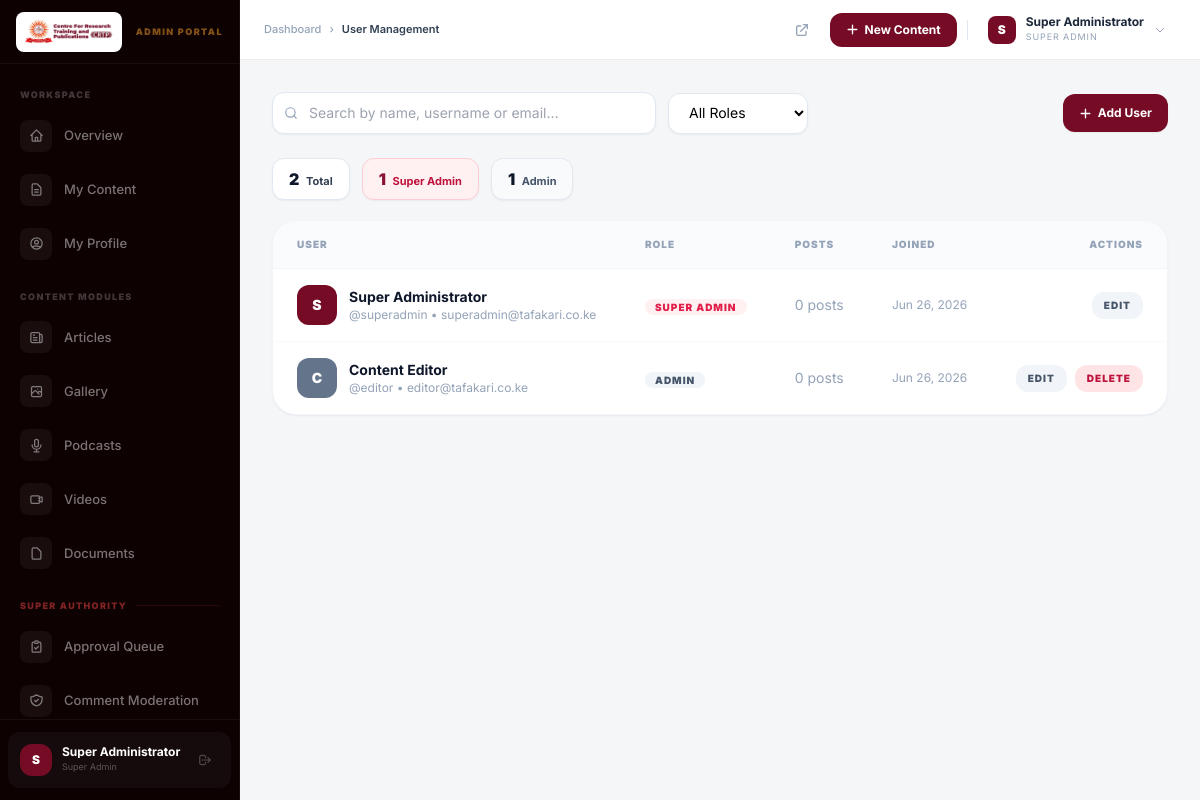
/admin/super/users.php (signed in), run on the app's committed database.
### tables this page shows
CREATE TABLE IF NOT EXISTS `User` (
  `id`        VARCHAR(191)                  NOT NULL,
  `name`      VARCHAR(191)                  NULL,
  `email`     VARCHAR(191)                  NULL,
  `username`  VARCHAR(191)                  NULL,
  `password`  VARCHAR(191)                  NOT NULL,
  `role`      ENUM('SUPER_ADMIN','ADMIN')    NOT NULL DEFAULT 'ADMIN',
  `createdAt` DATETIME(3)                   NOT NULL DEFAULT CURRENT_TIMESTAMP(3),
  `updatedAt` DATETIME(3)                   NOT NULL DEFAULT CURRENT_TIMESTAMP(3) ON UPDATE CURRENT_TIMESTAMP(3),

  PRIMARY KEY (`id`),
  UNIQUE KEY `User_email_key`    (`email`),
  UNIQUE KEY `User_username_key` (`username`)
);

### admin/super/users.php (the view, shortened to what the rows shown need)
<?php
require_once dirname(__DIR__, 2) . '/includes/auth.php';
require_once dirname(__DIR__, 2) . '/includes/functions.php';
$me  = require_super_admin();
$pdo = db();
$users = $pdo->query(
    "SELECT u.id, u.name, u.username, u.email, u.role, u.createdAt,
            COUNT(p.id) AS postCount
     FROM User u LEFT JOIN Post p ON p.authorId = u.id
     GROUP BY u.id ORDER BY u.createdAt DESC"
)->fetchAll();
?>
<?php include dirname(__DIR__, 2) . '/includes/head.php'; ?>
<body class="antialiased font-inter" style="background:#F4F6F8">
<div class="flex h-screen overflow-hidden">
<?php include dirname(__DIR__, 2) . '/includes/admin-sidebar.php'; ?>
<div class="flex-1 flex flex-col overflow-hidden min-w-0">
<?php include dirname(__DIR__, 2) . '/includes/admin-topbar.php'; ?>
<main class="flex-1 overflow-y-auto p-6 md:p-8">
  <div class="bg-white rounded-3xl border border-slate-100 shadow-sm overflow-hidden">
    <table class="w-full" id="users-table">
      <thead>
        <tr class="border-b border-slate-100" style="background:#FAFBFC">
          <th class="text-left px-6 py-4 text-[10px] font-black uppercase tracking-widest text-slate-400">User</th>
          <th class="text-left px-6 py-4 text-[10px] font-black uppercase tracking-widest text-slate-400 hidden md:table-cell">Role</th>
          <th class="text-left px-6 py-4 text-[10px] font-black uppercase tracking-widest text-slate-400 hidden lg:table-cell">Posts</th>
          <th class="text-left px-6 py-4 text-[10px] font-black uppercase tracking-widest text-slate-400 hidden lg:table-cell">Joined</th>
          <th class="px-6 py-4 text-[10px] font-black uppercase tracking-widest text-slate-400 text-right">Actions</th>
        </tr>
      </thead>
      <tbody class="divide-y divide-slate-50" id="users-tbody">
        <?php foreach ($users as $u): ?>
          <tr class="hover:bg-slate-50/50 transition-colors user-row"
              data-search="<?= strtolower(h(($u['name'] ?? '') . ' ' . ($u['username'] ?? '') . ' ' . ($u['email'] ?? ''))) ?>"
              data-role="<?= h($u['role']) ?>">
            <td class="px-6 py-4">
              <div class="flex items-center gap-3">
                <div class="w-10 h-10 rounded-xl flex items-center justify-center text-white font-black text-sm shrink-0"
                     style="background:<?= $u['role'] === 'SUPER_ADMIN' ? '#750B25' : '#64748b' ?>">
                  <?= strtoupper(substr($u['name'] ?? $u['username'] ?? 'U', 0, 1)) ?>
                </div>
                <div>
                  <p class="text-sm font-bold text-slate-900"><?= h($u['name'] ?? $u['username']) ?></p>
                  <p class="text-xs text-slate-400">@<?= h($u['username']) ?> &bull; <?= h($u['email'] ?? '—') ?></p>
                </div>
              </div>
            </td>
            <td class="px-6 py-4 hidden md:table-cell">
              <span class="px-2.5 py-0.5 rounded-full text-[10px] font-black uppercase tracking-widest <?= $u['role'] === 'SUPER_ADMIN' ? 'bg-rose-50 text-rose-600' : 'bg-slate-100 text-slate-600' ?>">
                <?= h(str_replace('_', ' ', $u['role'])) ?>
              </span>
            </td>
            <td class="px-6 py-4 text-sm text-slate-600 hidden lg:table-cell">
              <?php if ((int)$u['postCount'] > 0): ?>
                <a href="/admin/content?q=<?= urlencode($u['username'] ?? '') ?>" target="_blank"
                   class="font-semibold hover:underline" style="color:#750B25">
                  <?= $u['postCount'] ?> post<?= $u['postCount'] != 1 ? 's' : '' ?>
                </a>
              <?php else: ?>
                <span class="text-slate-400">0 posts</span>
              <?php endif; ?>
            </td>
            <td class="px-6 py-4 text-xs text-slate-400 hidden lg:table-cell"><?= format_date($u['createdAt'], 'M j, Y') ?></td>
            <td class="px-6 py-4">
              <div class="flex justify-end gap-2">
                <button onclick='openModal("edit",<?= json_encode($u) ?>)'
                        class="px-3 py-1.5 text-[10px] font-black uppercase tracking-widest bg-slate-100 text-slate-600 rounded-xl hover:bg-slate-200 transition-colors">
                  Edit
                </button>
                <?php if ($u['id'] !== $me['id']): ?>
                  <button onclick="deleteUser('<?= h($u['id']) ?>',<?= (int)$u['postCount'] ?>,'<?= h(addslashes($u['name'] ?? $u['username'])) ?>')"
                          class="px-3 py-1.5 text-[10px] font-black uppercase tracking-widest bg-rose-100 text-rose-700 rounded-xl hover:bg-rose-200 transition-colors">
                    Delete
                  </button>
                <?php endif; ?>
              </div>
            </td>
          </tr>
        <?php endforeach; ?>
      </tbody>
    </table>
  </div>
</main>
</div>
</div>
</body>
</html>

### includes/admin-sidebar.php (shortened to what the rows shown need)
<?php
$_u       = current_user();
$_role    = $_u['role'] ?? '';
$_name    = $_u['name'] ?? $_u['username'] ?? 'User';
$_initial = strtoupper(substr($_name, 0, 1));
    ?>
<aside id="admin-sidebar"
       class="w-60 h-screen flex flex-col overflow-y-auto shrink-0"
       style="background:#0D0102;border-right:1px solid rgba(255,255,255,.055)">
  <div class="px-2 pb-3 border-t shrink-0" style="border-color:rgba(255,255,255,.055)">
    <div class="flex items-center gap-2.5 px-3 py-3 mt-3 rounded-xl" style="background:rgba(255,255,255,.04)">
      <div class="w-8 h-8 rounded-xl flex items-center justify-center font-black text-xs text-white shrink-0"
           style="background:#750B25"><?= h($_initial) ?></div>
      <div class="flex-grow min-w-0">
        <p class="text-[12px] font-bold text-white truncate leading-none"><?= h($_name) ?></p>
        <p class="text-[9px] mt-0.5 truncate" style="color:rgba(255,255,255,.3)">
          <?= $_role === 'SUPER_ADMIN' ? 'Super Admin' : 'Editor' ?>
        </p>
      </div>
      <a href="/admin/logout" title="Sign Out"
         class="w-7 h-7 flex items-center justify-center rounded-lg shrink-0 transition-all"
         style="color:rgba(255,255,255,.25)"
         onmouseover="this.style.color='#fca5a5';this.style.background='rgba(239,68,68,.12)'"
         onmouseout="this.style.color='rgba(255,255,255,.25)';this.style.background='transparent'">
        <svg width="14" height="14" fill="none" stroke="currentColor" stroke-width="2"
             stroke-linecap="round" stroke-linejoin="round" viewBox="0 0 24 24">
          <path d="M17 16l4-4m0 0l-4-4m4 4H7m6 4v1a3 3 0 01-3 3H6a3 3 0 01-3-3V7a3 3 0 013-3h4a3 3 0 013 3v1"/>
        </svg>
      </a>
    </div>
  </div>
</aside>

### includes/admin-topbar.php (shortened to what the rows shown need)
<?php
$_tb_user  = current_user();
$_tb_name  = $_tb_user['name'] ?? $_tb_user['username'] ?? 'User';
$_tb_init  = strtoupper(substr($_tb_name, 0, 1));
$_tb_role  = $_tb_user['role'] ?? '';
?>
<header class="flex items-center gap-4 px-6 h-[60px] bg-white border-b shrink-0"
        style="border-color:rgba(0,0,0,.07)">
  <div class="flex items-center gap-1.5">
    <div class="relative" id="tb-user-menu">
      <button onclick="toggleUserMenu()" class="flex items-center gap-2.5 px-2.5 py-1.5 rounded-xl hover:bg-slate-100 transition-colors">
        <div class="w-7 h-7 rounded-lg flex items-center justify-center text-white font-black text-xs shrink-0"
             style="background:<?= $_tb_role === 'SUPER_ADMIN' ? '#750B25' : '#64748b' ?>">
          <?= h($_tb_init) ?>
        </div>
        <div class="hidden sm:block text-left">
          <p class="text-[12px] font-bold text-slate-800 leading-none"><?= h($_tb_name) ?></p>
          <p class="text-[9px] text-slate-400 mt-0.5 uppercase tracking-widest">
            <?= $_tb_role === 'SUPER_ADMIN' ? 'Super Admin' : 'Admin' ?>
          </p>
        </div>
        <svg width="12" height="12" fill="none" stroke="#94a3b8" stroke-width="2" stroke-linecap="round" viewBox="0 0 24 24" class="hidden sm:block">
          <path d="M19 9l-7 7-7-7"/>
        </svg>
      </button>
    </div>
  </div>
</header>

### data on the page
user: name "S", name "Super Administrator", username "superadmin", email "superadmin@tafakari.co.ke", role "SUPER ADMIN", createdAt "Jun 26, 2026"
user: name "C", name "Content Editor", username "editor", email "editor@tafakari.co.ke", role "ADMIN", createdAt "Jun 26, 2026"

### other printed values
$item['label'] "Overview"
$item['label'] "My Content"
$item['label'] "My Profile"
$item['label'] "Articles"
$item['label'] "Gallery"
$item['label'] "Podcasts"
$item['label'] "Videos"
$item['label'] "Documents"
$item['label'] "Approval Queue"
$item['label'] "Comment Moderation"
$_tb_title "User Management"
count($users) "2"
$supers "1"
$admins "1"
